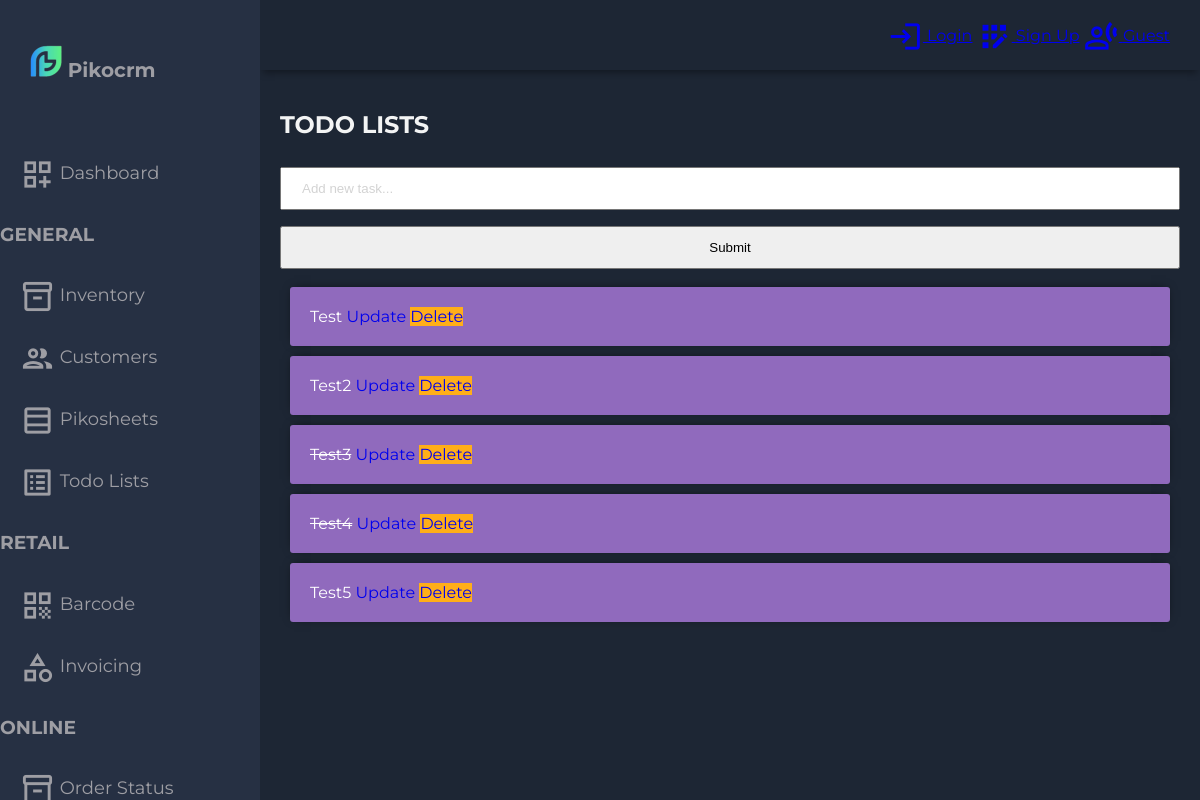
/todo/, run on the app's committed database.
### accounts/models.py (models this page shows)
class Task(models.Model):
    title = models.CharField(max_length=200)
    complete = models.BooleanField(default=False)
    created = models.DateTimeField(auto_now_add=True)
    def __str__(self):
        return self.title

### accounts/views.py (the view)
# urls.py: path('todo/', views.todo, name='todo'),
def todo(request):
    tasks = Task.objects.all()
    form = TaskForm()
    if request.method == 'POST':
        form = TaskForm(request.POST)
        if form.is_valid:
            form.save()
        return redirect('todo')
    context = {'tasks':tasks, 'form':form}
    return render(request, 'accounts/todo.html', context)

### accounts/forms.py
class TaskForm(forms.ModelForm):
    title= forms.CharField(widget= forms.TextInput(attrs={'placeholder':'Add new task...'}))
    class Meta:
        model = Task
        fields = '__all__'

### accounts/templates/accounts/todo.html (shortened to what this page needs)
{% extends 'accounts/main.html' %}
{% load static %}
{% block content %}
<!DOCTYPE html>
<html lang="en">
<head>
</head>
<body>
     <div class="grid-container">
      <header class="header">
		{% if user.is_authenticated %}
		<div class="header-right">
          <span class="material-icons-outlined">login</span> Hello, {{request.user}}
          <span class="material-icons-outlined">app_registration</span> Logout
        </div>
		{% else %}
        <div class="header-right">
          <a href="{% url 'login' %}"><span class="material-icons-outlined">login</span> Login</a>
          <a href="{% url 'register' %}"><span class="material-icons-outlined">app_registration</span> Sign Up</a>
          <a href="{% url 'guest' %}"><span class="material-icons-outlined">transcribe</span> Guest</a>
        </div>
		{% endif %}
      </header>
     <aside id="sidebar">
        <div class="sidebar-title">
          <div class="sidebar-brand">
            <img src="{% static 'images/logocrm1.png' %}"> Pikocrm
          </div>
        </div>
        <ul class="sidebar-list">
          <li class="sidebar-list-item">
            <a href="{% url 'dashboard' %}">
              <span class="material-icons-outlined">dashboard_customize</span> Dashboard
            </a>
          </li>
		  <h3>GENERAL</h3>
          <li class="sidebar-list-item">
            <a href="{% url 'products' %}">
              <span class="material-icons-outlined">inventory_2</span> Inventory
            </a>
          </li>
          <li class="sidebar-list-item">
            <a href="{% url 'customert' %}">
              <span class="material-icons-outlined">people</span> Customers
            </a>
          </li>
          <li class="sidebar-list-item">
            <a href="{% url 'pikosheets' %}">
              <span class="material-icons-outlined">table_rows</span> Pikosheets
            </a>
          </li>
          <li class="sidebar-list-item">
            <a href="{% url 'todo' %}">
              <span class="material-icons-outlined">list_alt</span> Todo Lists
            </a>
          </li>
		  <h3>RETAIL</h3>
          <li class="sidebar-list-item">
            <a href="{% url 'barcode' %}">
              <span class="material-icons-outlined">qr_code</span> Barcode
            </a>
          </li>
          <li class="sidebar-list-item">
            <a href="{% url 'invoice' %}">
              <span class="material-icons-outlined">category</span> Invoicing
            </a>
          </li>
          <h3>ONLINE</h3>
          <li class="sidebar-list-item">
            <a href="{% url 'orderstatus' %}">
              <span class="material-icons-outlined">inventory_2</span> Order Status
            </a>
          </li>
        </ul>
      </aside>
      <main class="main-container">
        <div class="main-title">
          <h2>TODO LISTS</h2>
        </div>
		<form method="POST" action="{% url 'todo'%}">
		{{form.title}}
		<input class="btn btn-info" type="submit" name="Create Task">
		</form>
		<div class="todo-list">
		{% for task in tasks %}
		<div class="item-row">
			{% if task.complete == True %}
			<strike>{{task}}</strike>
			{% else %}
			<span>{{task}}</span>
			{% endif %}
			<a class="btn btn-sm btn-info" href="{% url 'udtodo' task.id %}" class="update-button">Update</a>
			<a class="btn btn-sm btn-danger" href="{% url 'udtodo' task.id %}" class="delete-button">Delete</a>
		</div>
	{% endfor %}
		</div>
    </body>
</html>
{% endblock content %}

### static/css/styles.css (style rules this page uses)
body { margin: 0; padding: 0; background-color: #1d2634; color: #9e9ea4; font-family: 'Montserrat', sans-serif; }
.material-icons-outlined { vertical-align: middle; line-height: 1px; font-size: 35px; }
.grid-container { display: grid; grid-template-columns: 260px 1fr 1fr 1fr; grid-template-rows: 0.2fr 3fr; grid-template-areas: 'sidebar header header header' 'sidebar main main main'; height: 100vh; }
.header { grid-area: header; height: 70px; display: flex; align-items: center; justify-content: space-between; padding: 0 30px 0 30px; box-shadow: 0 6px 7px -3px rgba(0, 0, 0, 0.35); }
#sidebar { grid-area: sidebar; height: 100%; background-color: #263043; overflow-y: auto; transition: all 0.5s; -webkit-transition: all 0.5s; }
.sidebar-title { display: flex; justify-content: space-between; align-items: center; padding: 30px 30px 30px 30px; margin-bottom: 30px; }
.sidebar-brand { margin-top: 15px; font-size: 20px; font-weight: 700; }
.sidebar-list { padding: 0; margin-top: 15px; list-style-type: none; }
.sidebar-list-item { padding: 20px 20px 20px 20px; font-size: 18px; }
.sidebar-list-item > a { text-decoration: none; color: #9e9ea4; }
.main-container { grid-area: main; overflow-y: auto; padding: 20px 20px; color: rgba(255, 255, 255, 0.95); }
.main-title { display: flex; justify-content: space-between; }
#sidebar { overflow: auto; scrollbar-width: none; }

### accounts/templates/accounts/todo.html (style rules this page uses)
body { background-color: #1d2634; }
input { width: 100%; padding: 12px 20px; margin: 8px 0; box-sizing: border-box; }
input::placeholder { color: #d3d3d3; }
.item-row { background-color: #906abd; margin: 10px; padding: 20px; border-radius: 3px; color: #fff; font-size: 16px; box-shadow: 0px -1px 10px -4px rgba(0,0,0,0.75); }
.btn-danger { background-color: #ffae19; border-color: #e59400; text-decoration: none; }
.btn-info { text-decoration: none; }

### data on the page
Task: title "Test"
Task: title "Test2"
Task: title "Test3"
Task: title "Test4"
Task: title "Test5"
